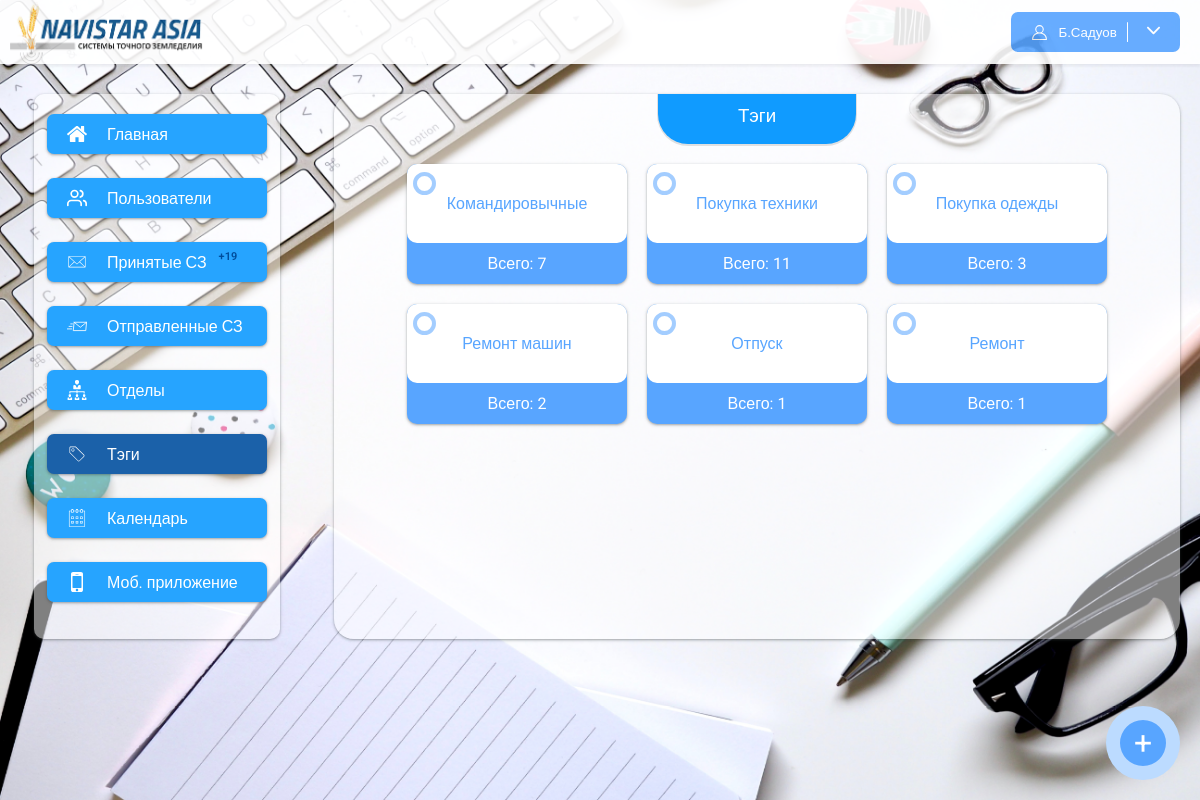
The page /tags (signed in) on the database its author committed.
### app/models.py (models this page shows, shortened)
class Tags(models.Model):
    name = models.CharField(max_length=120)
    class Meta:
        verbose_name = "Тэг"
        verbose_name_plural = "Тэги"

### app/views.py (the view)
# urls.py: path("tags", tags_list, name="tags_list"),
@login_required()
def tags_list(request):
    tags = Tags.objects.all()
    return render(request, "tags.html", {"tags": tags})

### app/context_processors.py (called while the page is built)
def unReadNotes(request):
    if request.user.is_anonymous:
        return {}
    user = request.user
    unReadCount = NoteUsers.objects.filter(user=user).filter(note__user_index__gte=F('index')).order_by('-pk').filter(is_read=False).count()
    return {
        "unReadCount": unReadCount
    }

### app/templates/tags.html (shortened to what this page needs)
{% extends 'base.html' %}
{% block content %}
<div class="content">
    <h3 class="content_title">
        Тэги
    </h3>
    <div class="tags">
        {% for tag in tags %}
        <a href="" class="tag">
            <span class="tag_circle">
            </span>
            <span class="tag_name">
                {{ tag.name }}
            </span>
            <span class="tag_count">
                Всего: {{ tag.notes.all.count }}
            </span>
        </a>
        {% endfor %}
    </div>
<a id="btn_modal_window">
    <div class="circle_add">
        +
    </div>
</a>
</div>
{% endblock %}

### app/templates/base.html (shortened to what this page needs)
{% load static %}
<!DOCTYPE html>
<html>
<head>
    <link rel="stylesheet" href="{% static 'css/style.css' %}">
</head>
<body>
<div class="wrapper">
    <div class="header">
        <img src="{% static 'img/navistar.png' %}" height="100%">
        <button class="profile_button">
            {% if request.user.is_authenticated %}
            <img src="{% static 'img/profile.svg' %}" alt="" width="17px" height="17px">
				<span>
					{{ request.user.first_name|slice:"1" }}.{{ request.user.last_name }}
				</span>
            <span style="cursor: pointer" onclick="show_menu()">
                <img src="{% static 'img/arrow.svg' %}" alt="" width="13px" height="13px">
            </span>
            {% else %}
            <span>Войти</span>
            {% endif %}
        </button>
    </div>
    <div class="main">
        {% include 'include/sidebar_menu.html' %}
        {% block content %}
        {% endblock %}
    </div>
</div>
</body>
</html>

### app/static/css/style.css (style rules this page uses)
body { padding:0px; margin:0px; overflow-x:hidden; font-family: 'Roboto', sans-serif; }
a { color: inherit; text-decoration: none; }
.wrapper { width:100%; position: absolute; }
.header { box-shadow: 0px 2px 3px rgba(57, 57, 57, 0.09); height: 64px; background-color: #fff; opacity: .9; display: flex; justify-content: space-between; align-items: center; }
.header img { margin-left: 10px; }
.profile_button { background-color: #58A5FF; border-width: 0px; padding: 10px; color:white; border-radius: 7px; display: flex; margin-right:20px; align-items: center; }
.profile_button img { margin-right:10px; }
.main { display: flex; flex-direction: row; }
.content { flex-grow: 1; padding: 10px; padding-bottom:30px; min-height: 500px; margin:30px 20px; background: rgba(255, 255, 255, 0.5); box-shadow: 0px 4px 4px rgba(204, 204, 204, 0.25); box-shadow: 0 1px 2px 0 rgb(60 64 67 / 30%), 0 1px 3px 1px rgb(60 64 67 / 15%); border-radius: 20px; }
.circle_add { z-index: 2; padding: 13px; color: white; background-color: #58A5FF; display: flex; font-size: 32px; justify-content: center; align-items: center; border-radius: 100%; width: 20px; height: 20px; position: fixed; right: 20px; bottom: 20px; border: 14px solid #ffffff99; cursor: pointer; }
.content_title { padding: 10px 80px; border-bottom-right-radius: 30px; border-bottom-left-radius: 30px; font-family: 'Montserrat', sans-serif; color: #ffffff; width: fit-content; margin: auto; display: block; box-shadow: 0px 1px 0px 1px #78787836; background: #348cfb; background:#77a7ff; background:#109bff; height: 30px; margin-top: -10px; }
h1, h2, h3, h4 { font-family: "Dosis", arial, tahoma, verdana; font-weight: 500; }

### app/templates/tags.html (style rules this page uses)
.tags { display: flex; flex-wrap: wrap; align-items: center; padding: 10px; justify-content: center; }
.tag { height: 120px; min-width: 200px; width: 220px; max-width: 220px; background-color: #58A5FF; border-radius: 10px; display: flex; align-items: center; text-align: center; justify-content: space-between; flex-direction: column; margin: 10px; box-shadow: 0 1px 2px 0 rgb(60 64 67 / 30%), 0 1px 3px 1px rgb(60 64 67 / 15%); }
.tag_circle { width: 15px; height: 15px; position: absolute; margin-left: -185px; margin-top: 8px; border-radius: 100%; border: 4px solid #68adff9c; }
.tag_name { height: 66%; width: 100%; background: white; display: flex; border-radius: 10px; color: #58A5FF; justify-content: center; align-items: center; }
.tag_count { flex-grow: 1; display: flex; justify-content: center; align-items: center; color: white; }

### rows shown on the page
Tags: name "Командировычные", notes.all.count "7"
Tags: name "Покупка техники", notes.all.count "11"
Tags: name "Покупка одежды", notes.all.count "3"
Tags: name "Ремонт машин", notes.all.count "2"
Tags: name "Отпуск", notes.all.count "1"
Tags: name "Ремонт", notes.all.count "1"

### other values the page prints
{{ request.user.first_name|slice:"1" }} "Б"
{{ request.user.last_name }} "Садуов"
{{ unReadCount }} "19"
